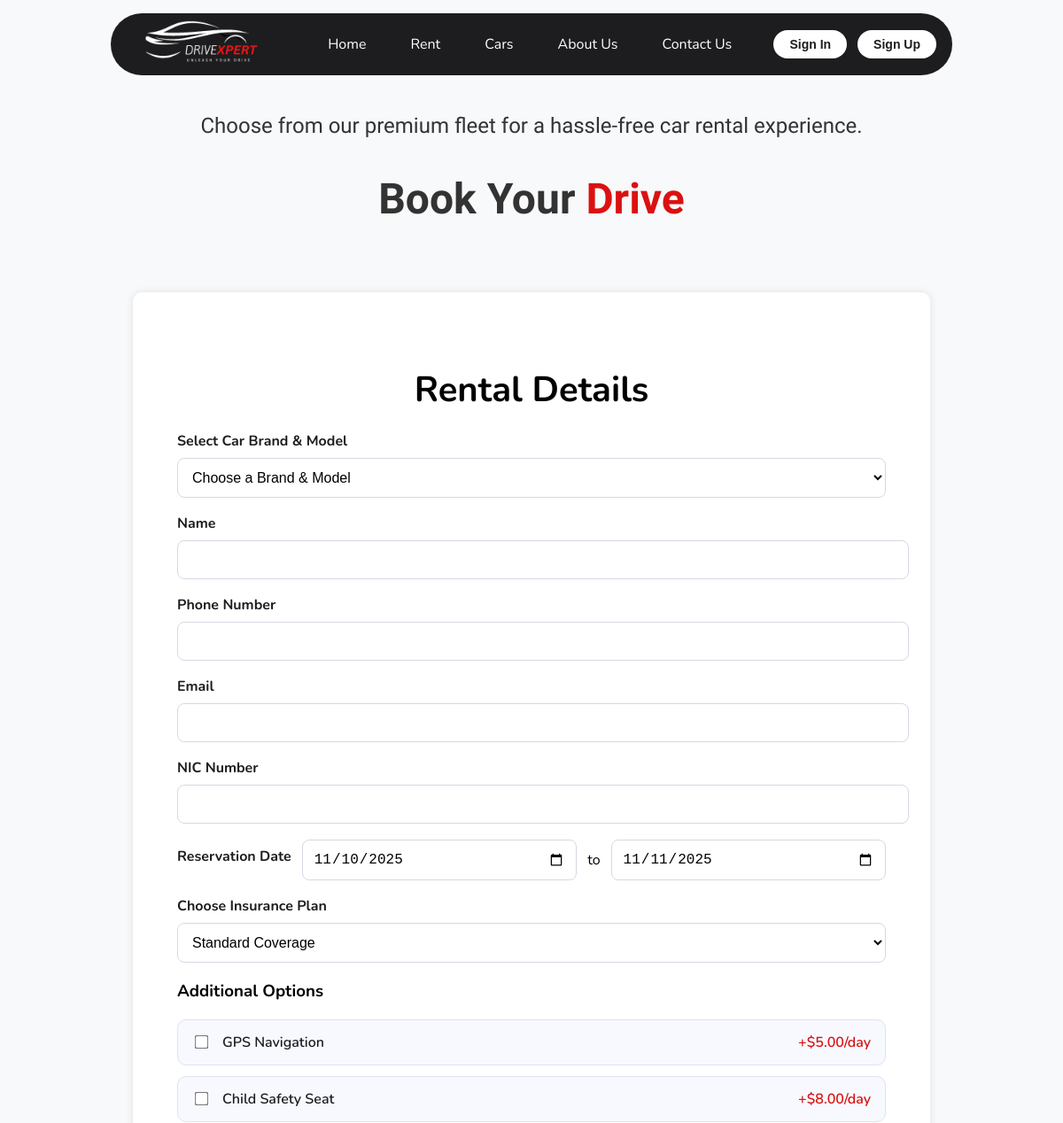
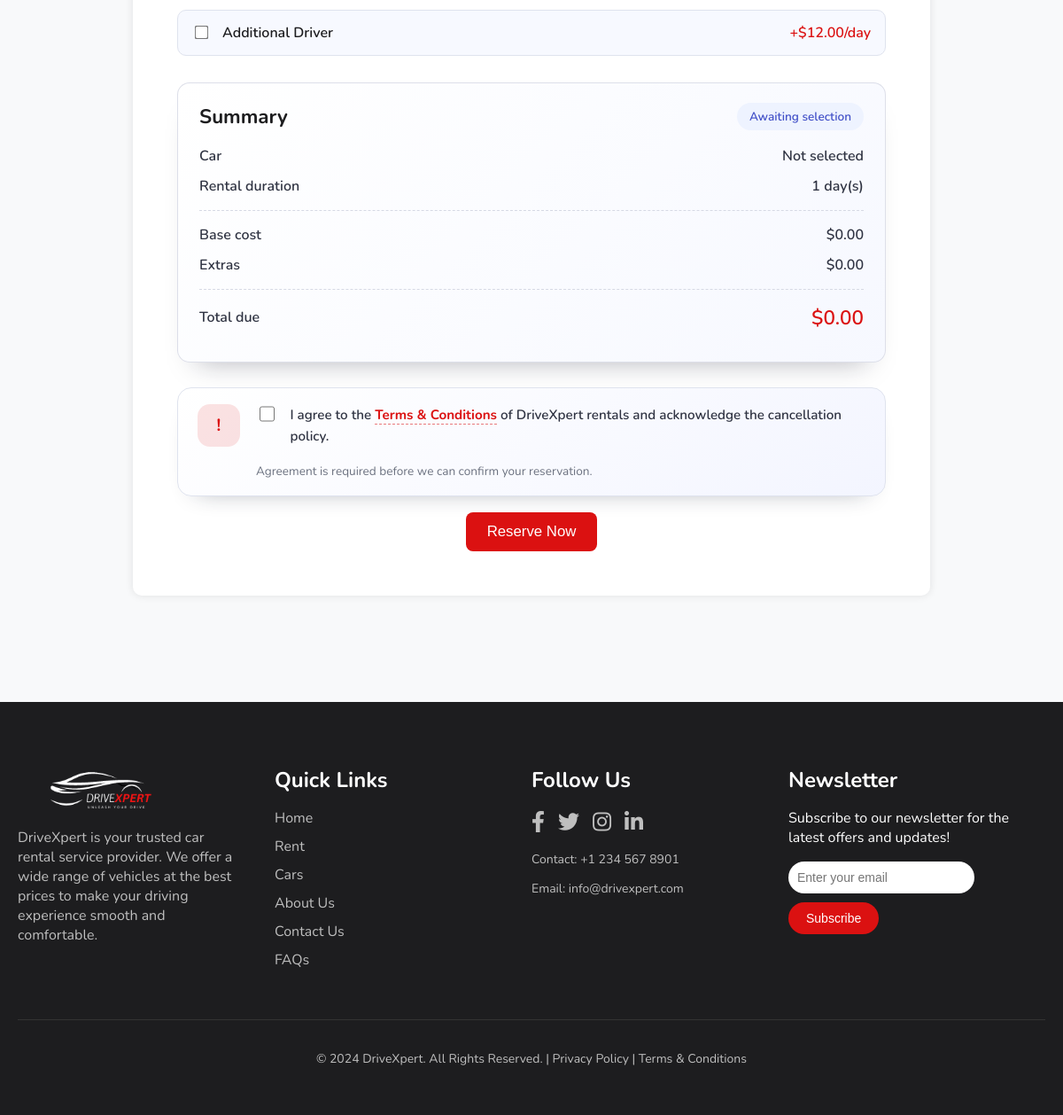
Page /rent.php on the committed database (2 pictures, top to bottom).
### tables this page shows
CREATE TABLE `additional_options` (
  `option_id` int(11) NOT NULL,
  `option_name` varchar(50) NOT NULL,
  `description` text DEFAULT NULL,
  `daily_cost` decimal(10,2) NOT NULL
);

### rent.php (the view, shortened to what this page needs)
<?php
require_once 'config.php';
$additionalOptions = [];
if (isset($conn) && $conn instanceof mysqli) {
    $optionResult = $conn->query("SELECT option_id, option_name, daily_cost FROM additional_options ORDER BY option_id");
    if ($optionResult && $optionResult->num_rows > 0) {
        while ($row = $optionResult->fetch_assoc()) {
            $additionalOptions[] = $row;
        }
    }
}
$currentUri = $_SERVER['REQUEST_URI'] ?? 'rent.php';
$signinUrl = 'auth.php?action=signin&return=' . urlencode($currentUri);
$signupUrl = 'auth.php?action=signup&return=' . urlencode($currentUri);
$logoutPath = (isset($_SESSION['role']) && $_SESSION['role'] === 'admin') ? 'Admin/logout.php' : 'Client/logout.php';
?>
<!DOCTYPE html>
<html lang="en">
<head>
    <link rel="stylesheet" href="./Assets/CSS/rent.css">
    <link rel="stylesheet" href="https://cdnjs.cloudflare.com/ajax/libs/font-awesome/5.15.4/css/all.min.css">
</head>
<body>
    <header class="header">
        <div class="logo">
            <img src="./Assets/Images/DriveXpert.png" alt="DriveXpert Logo">
        </div>
        <nav class="nav-links">
            <a href="./index.php">Home</a>
            <a href="./rent.php">Rent</a>
            <a href="./Cars.php">Cars</a>
            <a href="./aboutus.php">About Us</a>
            <a href="./ContactUs.php">Contact Us</a>
        </nav>
        <div class="auth-buttons">
            <?php if (isset($_SESSION['user_id'])): ?>
                <button class="btn logout-btn" onclick="window.location.href='./<?php echo $logoutPath; ?>'">Logout</button>
            <?php else: ?>
                <button class="btn" onclick="window.location.href='./<?php echo $signinUrl; ?>'">Sign In</button>
                <button class="btn" onclick="window.location.href='./<?php echo $signupUrl; ?>'">Sign Up</button>
            <?php endif; ?>
        </div>
    </header>
    <section class="rent-hero">
        <div class="rent-hero-content">
            <p class="subheading">Choose from our premium fleet for a hassle-free car rental experience.</p>
            <h2 class="main-heading">Book Your <span class="highlight">Drive</span></h2>
        </div>
    </section>
    <section class="rent-form-section">
        <h2>Rental <span class="highlight">Details</span></h2>
        <form class="rent-form" id="rentForm" method="post" action="checkout.php">
            <div class="form-group">
                <label for="car-id">Select Car Brand &amp; Model</label>
                <select id="car-id" name="car_id" required>
                    <option value="">Choose a Brand &amp; Model</option>
                </select>
            </div>
            <div class="form-group">
                <label for="name">Name</label>
                <input type="text" id="name" name="name" required>
            </div>
            <div class="form-group">
                <label for="phone">Phone Number</label>
                <input type="tel" id="phone" name="phone" required>
            </div>
            <div class="form-group">
                <label for="email">Email</label>
                <input type="email" id="email" name="email" required>
            </div>
            <div class="form-group">
                <label for="nic">NIC Number</label>
                <input type="text" id="nic" name="nic" required>
            </div>
            <div class="form-group date-group">
                <label>Reservation Date</label>
                <input type="date" id="date-from" name="date-from" required>
                <span>to</span>
                <input type="date" id="date-to" name="date-to" required>
            </div>
            <div class="form-group">
                <label for="insurance">Choose Insurance Plan</label>
                <select id="insurance" name="insurance" required>
                    <option value="Standard Coverage">Standard Coverage</option>
                </select>
            </div>
            <h3>Additional Options</h3>
            <div class="options-list">
                <?php if (!empty($additionalOptions)): ?>
                    <?php foreach ($additionalOptions as $option): ?>
                        <label class="option-item">
                            <input type="checkbox" name="options[]" value="<?= (int) $option['option_id']; ?>"
                                data-price="<?= number_format((float) $option['daily_cost'], 2, '.', ''); ?>"
                                data-name="<?= htmlspecialchars($option['option_name'], ENT_QUOTES); ?>">
                            <span class="option-name"><?= htmlspecialchars($option['option_name']); ?></span>
                            <span class="option-price">+$<?= number_format((float) $option['daily_cost'], 2); ?>/day</span>
                        </label>
                    <?php endforeach; ?>
                <?php else: ?>
                    <p class="option-empty">No additional options available at the moment.</p>
                <?php endif; ?>
            </div>
            <div class="summary-section">
                <div class="summary-card">
                    <div class="summary-header">
                        <h3>Summary</h3>
                        <span class="summary-chip" id="public-summary-status">Awaiting selection</span>
                    </div>
                    <div class="summary-row">
                        <span class="summary-label">Car</span>
                        <span class="summary-value" id="selected-car">Not selected</span>
                    </div>
                    <div class="summary-row">
                        <span class="summary-label">Rental duration</span>
                        <span class="summary-value"><span id="rental-duration">0</span> day(s)</span>
                    </div>
                    <div class="summary-divider"></div>
                    <div class="summary-row">
                        <span class="summary-label">Base cost</span>
                        <span class="summary-value">$<span id="base-cost">0.00</span></span>
                    </div>
                    <div class="summary-row">
                        <span class="summary-label">Extras</span>
                        <span class="summary-value">$<span id="additional-fees">0.00</span></span>
                    </div>
                    <div class="summary-divider"></div>
                    <div class="summary-row summary-total">
                        <span class="summary-label">Total due</span>
                        <span class="summary-value">$<span id="total-cost">0.00</span></span>
                    </div>
                </div>
            </div>
            <div class="form-group terms">
                <div class="terms-icon" aria-hidden="true">!</div>
                <div class="terms-content">
                    <label for="public-terms-checkbox">
                        <input id="public-terms-checkbox" type="checkbox" name="terms" required>
                        <span>I agree to the <a href="#">Terms &amp; Conditions</a> of DriveXpert rentals and
                            acknowledge the cancellation policy.</span>
                    </label>
                    <p class="terms-hint">Agreement is required before we can confirm your reservation.</p>
                </div>
            </div>
            <button type="submit" class="btn submit-btn">Reserve Now</button>
        </form>
    </section>
    <footer class="footer-section">
        <div class="footer-container">
            <div class="footer-column">
                <div class="footer-logo">
                    <img src="./Assets/Images/DriveXpert.png" alt="DriveXpert Logo">
                </div>
                <p class="footer-description">DriveXpert is your trusted car rental service provider. We offer a wide
                    range of vehicles at the best prices to make your driving experience smooth and comfortable.</p>
            </div>
            <div class="footer-column">
                <h4>Quick Links</h4>
                <ul class="footer-links">
                    <li><a href="./index.php">Home</a></li>
                    <li><a href="./rent.php">Rent</a></li>
                    <li><a href="./Cars.php">Cars</a></li>
                    <li><a href="./aboutus.php">About Us</a></li>
                    <li><a href="./ContactUs.php">Contact Us</a></li>
                    <li><a href="./checkout.php">FAQs</a></li>
                </ul>
            </div>
            <div class="footer-column">
                <h4>Follow Us</h4>
                <ul class="footer-social">
                    <li><a href="#"><i class="fab fa-facebook-f"></i></a></li>
                    <li><a href="#"><i class="fab fa-twitter"></i></a></li>
                    <li><a href="#"><i class="fab fa-instagram"></i></a></li>
                    <li><a href="#"><i class="fab fa-linkedin-in"></i></a></li>
                </ul>
                <p class="footer-contact">Contact: +1 234 567 8901</p>
                <p class="footer-email">Email: info@drivexpert.com</p>
            </div>
            <div class="footer-column">
                <h4>Newsletter</h4>
                <p>Subscribe to our newsletter for the latest offers and updates!</p>
                <form class="footer-newsletter-form">
                    <input type="email" placeholder="Enter your email" required>
                    <button type="submit" class="btn newsletter-btn">Subscribe</button>
                </form>
            </div>
        </div>
        <div class="footer-bottom">
            <p>&copy; 2024 DriveXpert. All Rights Reserved. | Privacy Policy | Terms & Conditions</p>
        </div>
    </footer>
</body>
</html>

### rows in the picture
additional_options: option_name "GPS Navigation", daily_cost "5.00"
additional_options: option_name "Child Safety Seat", daily_cost "8.00"
additional_options: option_name "Additional Driver", daily_cost "12.00"
